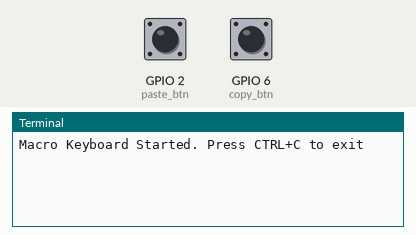
A program run on a simulated Raspberry Pi (BCM pin numbers). Parts: the last lines printed to the terminal. The test bench sets the inputs (shaded band); at power-on: GPIO 2 (paste_btn) LOW, GPIO 6 (copy_btn) LOW. USB keyboard and mouse output is not drawn.

Above: at 1.2 s.
1.3 s: GPIO 2 (paste_btn) pulled HIGH for 0.15 s
At 2.4 s:
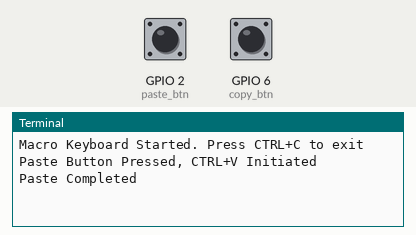
2.9 s: GPIO 6 (copy_btn) pulled HIGH for 0.15 s
At 3.8 s:
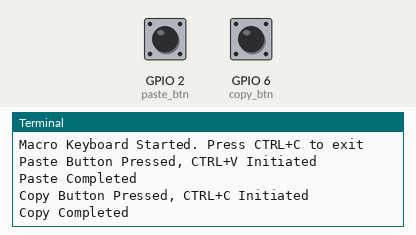

The program:

macrokb_v1.py
```python
# Libraries
import time
import digitalio
import board
import usb_hid
from adafruit_hid.keyboard import Keyboard
from adafruit_hid.keycode import Keycode
from adafruit_hid.mouse import Mouse

# Set up Keyboard and Mouse
keyboard = Keyboard(usb_hid.devices)
mouse = Mouse(usb_hid.devices)

# Set up Buttons
# Copy Button
copy_btn = digitalio.DigitalInOut(board.GP6)
copy_btn.direction = digitalio.Direction.INPUT
copy_btn.pull = digitalio.Pull.DOWN
# Paste Button
paste_btn = digitalio.DigitalInOut(board.GP2)
paste_btn.direction = digitalio.Direction.INPUT
paste_btn.pull = digitalio.Pull.DOWN

# Select Word Function
def select_word():
    mouse.click(Mouse.LEFT_BUTTON)
    time.sleep(0.1)
    mouse.click(Mouse.LEFT_BUTTON)
    time.sleep(0.1)

# Copy Function
def copy():
    print("Copy Button Pressed, CTRL+C Initiated" )
    select_word()
    keyboard.press(Keycode.CONTROL, Keycode.C)
    time.sleep(0.1)
    keyboard.release(Keycode.CONTROL, Keycode.C)
    print("Copy Completed")

# Paste Function
def paste():
    print("Paste Button Pressed, CTRL+V Initiated")
    keyboard.press(Keycode.CONTROL, Keycode.V)
    time.sleep(0.1)
    keyboard.release(Keycode.CONTROL, Keycode. V)
    print("Paste Completed")

# Handle Button Function
def handle_button(button, action):
    if button.value:
        action()
        time.sleep(0.3)

print("Macro Keyboard Started. Press CTRL+C to exit")
try:
    while True:
        handle_button(copy_btn, copy)
        handle_button(paste_btn, paste)
        time.sleep(0.01)

# Keyboard Interrupt Handler
except KeyboardInterrupt:
    print("Stopped bu user")
except Exception as e:
    print(f"An error occurred: {e}")
finally:
    print("Cleaning Up...")
```

Measured:
- after the input at 1.3 s, the terminal: prints a new line at once (image 1)
- after the input at 2.9 s, the terminal: prints a new line at once (image 2)
